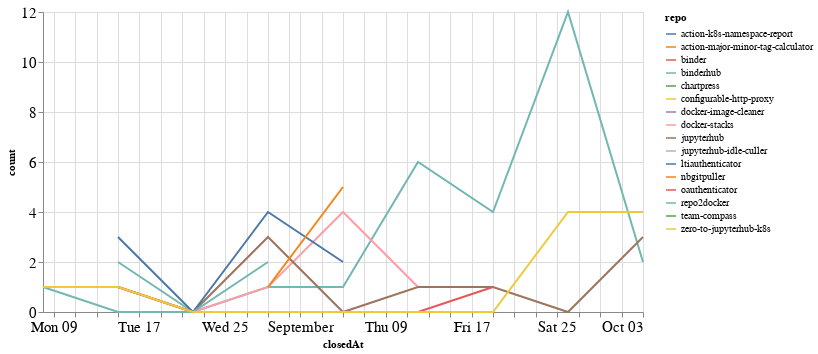

Notebook cell for this chart:
### Code cell
closed_by_time = closed_by.groupby('repo').resample('W', on='closedAt').count()['author'].reset_index()
closed_by_time = closed_by_time.rename(columns={'author': 'count'})

alt.Chart(closed_by_time, width=600).mark_line().encode(
    x='closedAt',
    y='count',
    color='repo',
    tooltip="repo"
)

### Figure 1 — Vega-Lite specification as saved in the notebook (floating-point values rounded to 4 significant figures)
{"config": {"axisLeft": {"labelFontSize": 15}, "axisBottom": {"labelFontSize": 15}}, "data": {"name": "data-fc060e193fdf3218ac217f15ca3ba043"}, "mark": "line", "encoding": {"color": {"type": "nominal", "field": "repo"}, "tooltip": {"type": "nominal", "field": "repo"}, "x": {"type": "temporal", "field": "closedAt"}, "y": {"type": "quantitative", "field": "count"}}, "width": 600, "$schema": "https://vega.github.io/schema/vega-lite/v4.8.1.json", "datasets": {"data-fc060e193fdf3218ac217f15ca3ba043": [{"repo": "action-k8s-namespace-report", "closedAt": "2021-09-26T00:00:00", "count": 1}, {"repo": "action-major-minor-tag-calculator", "closedAt": "2021-09-26T00:00:00", "count": 1}, {"repo": "binder", "closedAt": "2021-10-03T00:00:00", "count": 1}, {"repo": "binderhub", "closedAt": "2021-08-15T00:00:00", "count": 2}, {"repo": "binderhub", "closedAt": "2021-08-22T00:00:00", "count": 0}, {"repo": "binderhub", "closedAt": "2021-08-29T00:00:00", "count": 1}, {"repo": "binderhub", "closedAt": "2021-09-05T00:00:00", "count": 1}, {"repo": "binderhub", "closedAt": "2021-09-12T00:00:00", "count": 6}, {"repo": "binderhub", "closedAt": "2021-09-19T00:00:00", "count": 4}, {"repo": "binderhub", "closedAt": "2021-09-26T00:00:00", "count": 12}, {"repo": "binderhub", "closedAt": "2021-10-03T00:00:00", "count": 2}, {"repo": "chartpress", "closedAt": "2021-09-05T00:00:00", "count": 1}, {"repo": "configurable-http-proxy", "closedAt": "2021-09-19T00:00:00", "count": 1}, {"repo": "docker-image-cleaner", "closedAt": "2021-09-26T00:00:00", "count": 1}, {"repo": "docker-stacks", "closedAt": "2021-08-08T00:00:00", "count": 1}, {"repo": "docker-stacks", "closedAt": "2021-08-15T00:00:00", "count": 1}, {"repo": "docker-stacks", "closedAt": "2021-08-22T00:00:00", "count": 0}, {"repo": "docker-stacks", "closedAt": "2021-08-29T00:00:00", "count": 1}, {"repo": "docker-stacks", "closedAt": "2021-09-05T00:00:00", "count": 4}, {"repo": "docker-stacks", "closedAt": "2021-09-12T00:00:00", "count": 1}, {"repo": "jupyterhub", "closedAt": "2021-08-15T00:00:00", "count": 1}, {"repo": "jupyterhub", "closedAt": "2021-08-22T00:00:00", "count": 0}, {"repo": "jupyterhub", "closedAt": "2021-08-29T00:00:00", "count": 3}, {"repo": "jupyterhub", "closedAt": "2021-09-05T00:00:00", "count": 0}, {"repo": "jupyterhub", "closedAt": "2021-09-12T00:00:00", "count": 1}, {"repo": "jupyterhub", "closedAt": "2021-09-19T00:00:00", "count": 1}, {"repo": "jupyterhub", "closedAt": "2021-09-26T00:00:00", "count": 0}, {"repo": "jupyterhub", "closedAt": "2021-10-03T00:00:00", "count": 3}, {"repo": "jupyterhub-idle-culler", "closedAt": "2021-09-19T00:00:00", "count": 2}, {"repo": "ltiauthenticator", "closedAt": "2021-08-15T00:00:00", "count": 3}, {"repo": "ltiauthenticator", "closedAt": "2021-08-22T00:00:00", "count": 0}, {"repo": "ltiauthenticator", "closedAt": "2021-08-29T00:00:00", "count": 4}, {"repo": "ltiauthenticator", "closedAt": "2021-09-05T00:00:00", "count": 2}, {"repo": "nbgitpuller", "closedAt": "2021-08-29T00:00:00", "count": 1}, {"repo": "nbgitpuller", "closedAt": "2021-09-05T00:00:00", "count": 5}, {"repo": "oauthenticator", "closedAt": "2021-08-15T00:00:00", "count": 1}, {"repo": "oauthenticator", "closedAt": "2021-08-22T00:00:00", "count": 0}, {"repo": "oauthenticator", "closedAt": "2021-08-29T00:00:00", "count": 0}, {"repo": "oauthenticator", "closedAt": "2021-09-05T00:00:00", "count": 0}, {"repo": "oauthenticator", "closedAt": "2021-09-12T00:00:00", "count": 0}, {"repo": "oauthenticator", "closedAt": "2021-09-19T00:00:00", "count": 1}, {"repo": "repo2docker", "closedAt": "2021-08-08T00:00:00", "count": 1}, {"repo": "repo2docker", "closedAt": "2021-08-15T00:00:00", "count": 0}, {"repo": "repo2docker", "closedAt": "2021-08-22T00:00:00", "count": 0}, {"repo": "repo2docker", "closedAt": "2021-08-29T00:00:00", "count": 2}, {"repo": "team-compass", "closedAt": "2021-10-03T00:00:00", "count": 1}, {"repo": "zero-to-jupyterhub-k8s", "closedAt": "2021-08-08T00:00:00", "count": 1}, {"repo": "zero-to-jupyterhub-k8s", "closedAt": "2021-08-15T00:00:00", "count": 1}, {"repo": "zero-to-jupyterhub-k8s", "closedAt": "2021-08-22T00:00:00", "count": 0}, {"repo": "zero-to-jupyterhub-k8s", "closedAt": "2021-08-29T00:00:00", "count": 0}, {"repo": "zero-to-jupyterhub-k8s", "closedAt": "2021-09-05T00:00:00", "count": 0}, {"repo": "zero-to-jupyterhub-k8s", "closedAt": "2021-09-12T00:00:00", "count": 0}, {"repo": "zero-to-jupyterhub-k8s", "closedAt": "2021-09-19T00:00:00", "count": 0}, {"repo": "zero-to-jupyterhub-k8s", "closedAt": "2021-09-26T00:00:00", "count": 4}, {"repo": "zero-to-jupyterhub-k8s", "closedAt": "2021-10-03T00:00:00", "count": 4}]}}
